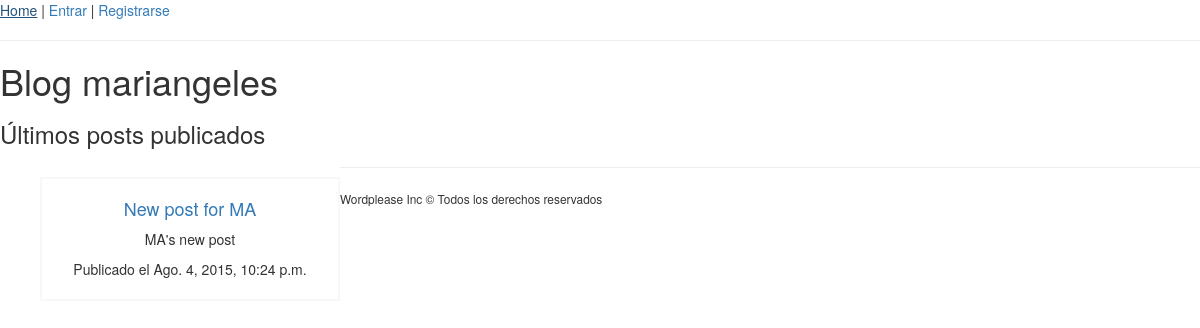
Screenshot of /blogs/mariangeles/ with the database file from the repository.
### posts/models.py (models this page shows, shortened)
class Post(models.Model):
    blog = models.ForeignKey(Blog)                                 # El blog es FK. Es un 1-n (1 blog - n posts)
    title = models.CharField(max_length=100, validators=[badwords_detector])
    summary = models.CharField(max_length=200, validators=[badwords_detector])
    body = models.TextField(validators=[badwords_detector])
    imageUrl = models.URLField(blank=True, null=True, default="")   # Imagen url opcional
    created_at = models.DateTimeField(auto_now_add=True)            # Se guarda la fecha al crearse
    modified_at = models.DateTimeField(auto_now=True)               # Se actualiza cada vez que se guarde
    categories = models.ManyToManyField(Category, blank=True, null=True)
    published_at = models.DateTimeField(auto_now_add=True, blank=True, null=True)

### blogs/models.py (models this page shows)
class Blog(models.Model):
    owner = models.OneToOneField(User)
    created_at = models.DateTimeField(auto_now_add=True)        # Se guarda al crearse el blog
    def __unicode__(self):
        return self.owner.username

### posts/views.py (the view, shortened to what this page needs)
# urls.py: url(r'^blogs/(?P<username>[a-z]+)/$', UserPostsView.as_view(), name='blog_posts'),     # listado posts blog usuario, basada en la clase UserPostView
class UserPostsView(View, PostsQuerySet):
    def get(self, request, username):
        possible_posts = self.get_posts_blog_queryset(self.request, username)
        if len(possible_posts) > 0:
            context = {
                "post_list": possible_posts
            }
            return render(request, 'posts/user_posts.html', context)
        else:
            return HttpResponseNotFound('No existe el blog')

### posts/templates/posts/user_posts.html (shortened to what this page needs)
{% extends 'base.html' %}
{% block section %}
    <h1>Blog <span>{{ post_list.0.blog }}</span></h1>
    {% if post_list|length > 0 %}
        {% include 'posts/post_loop.html' %}
    {% else %}
        <p>Este blog aún no tiene posts</p>
    {% endif %}
{% endblock %}

### posts/templates/posts/post_loop.html (shortened to what this page needs)
<h3>Últimos posts publicados</h3>
<ul class="post-list">
{% for post in post_list %}
    <li>
        <div>
            <h4><a href="{% url 'post_detail' post.blog post.pk %}">{{ post.title }}</a></h4>
            <p>{{ post.summary }}</p>
            {% if post.published_at %}
            <p>Publicado el {{ post.published_at}}</p>
            {% else %}
            <p>Creado el {{ post.created_at}}</p>
            {% endif %}
        </div>
    </li>
{% endfor %}
</ul>

### wordplease/templates/base.html (style rules this page uses)
ul.post-list { list-style: none; }
ul.post-list li { float: left; margin: 20px 20px 20px 0; }
ul.post-list li:last-child { margin-right: 0; }
ul.post-list li div { border:2px solid #f8f8f8; padding: 10px; text-align: center; width: 300px; }
ul.post-list li div h4 { text-align: center; }

### rows the page displays
Post: blog.username "mariangeles", title "New post for MA", summary "MA's new post", published_at "Ago. 4, 2015, 10:24 p.m."
